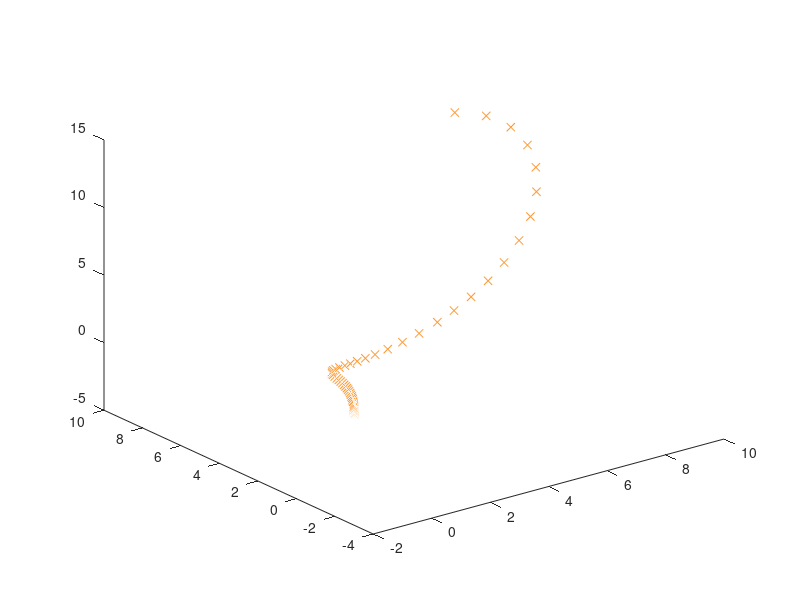
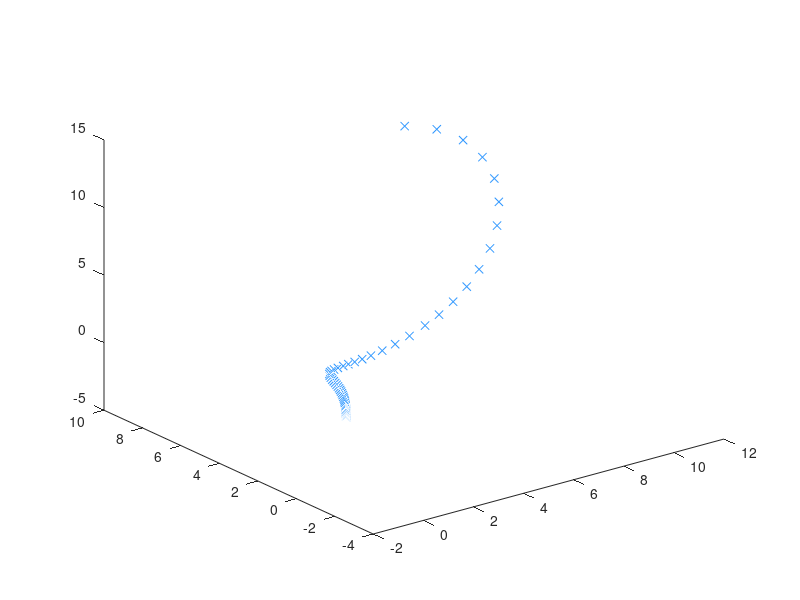

The MATLAB source for these figures, in order:
sigma = 10;
beta = 8/3;
rho = 0.5;
f = @(t,a) [-sigma*a(1) + sigma*a(2); rho*a(1) - a(2) - a(1)*a(3); -beta*a(3) + a(1)*a(2)];
[t,a] = ode45(f,[0 100],[10 10 10]);% Runge-Kutta 4th/5th order ODE solver
[p,b] = ode45(f,[0 100],[10.00000001 10 10]);

figure(1);
plot3(a(:,1),(a(:,2)),(a(:,3)),'x', 'Color', [255, 153, 51] / 255);
hold on;
figure(2);
plot3(b(:,1),(b(:,2)),(b(:,3)),'x', 'Color', [51, 153, 255] / 255);